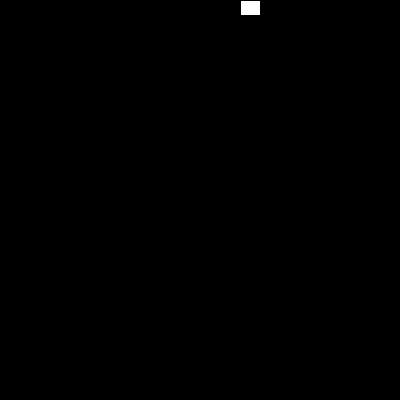
Frame 1 (no input)
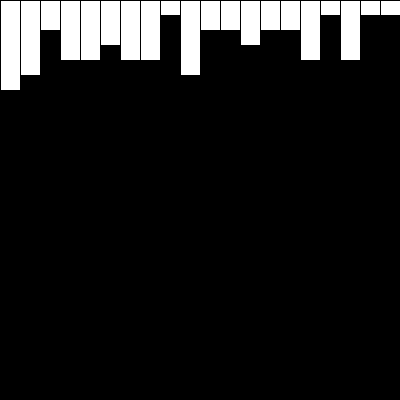
Frame 60 (the mouse pressed at the canvas centre just before this capture)
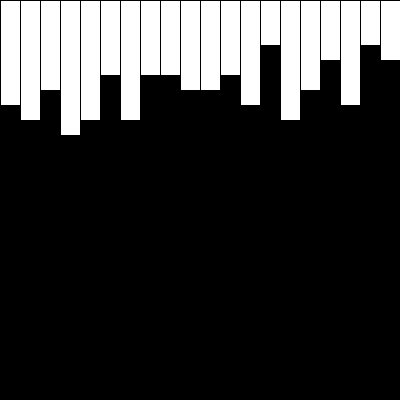
Frame 120 (the mouse held since frame 60 and released just before this capture)

The Processing sketch that drew these frames (run headless with seeded random() and noise(); from frame 60 on, the mouse is pressed at the canvas centre):

// Processing sketch: Uniform_Distribution_array_proof
// ── Uniform_Distribution_array_proof.pde
int[] array = new int[20];
int index = 0;
int counter = 0;

void setup() {
  size(400, 400);
  smooth(4);
}

void draw() {

  background(0);

  index = (int)(random(array.length));
  array[index] += 15;

  for (int i = 0; i < array.length; i++) {
    rect(i * 20 , 0, 20, array[i]); 
    
    //This was just my extra little bit
    if (array[i] > height) {
      array[index] = 0;
    }
  }
}
